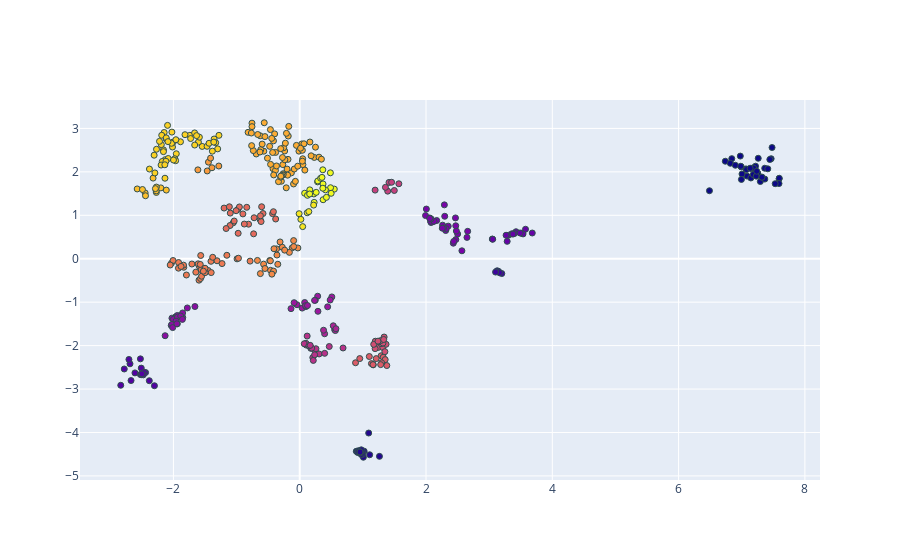

The notebook cell this image was saved under:
### Code cell
fig2.show()

### Figure 1 — Plotly figure (JSON) as saved in the notebook; plotly's stock layout.template omitted (floating-point values rounded to 4 significant figures; data arrays with more than 128 entries replaced by an {"elided": "..."} marker saying what was removed)
{"data": [{"hovertext": {"elided": "454 str values"}, "marker": {"color": {"elided": "454 int values"}, "line": {"color": "DarkSlateGrey", "width": 1}}, "mode": "markers", "type": "scatter", "x": {"elided": "454 float values"}, "y": {"elided": "454 float values"}}], "layout": {}}
